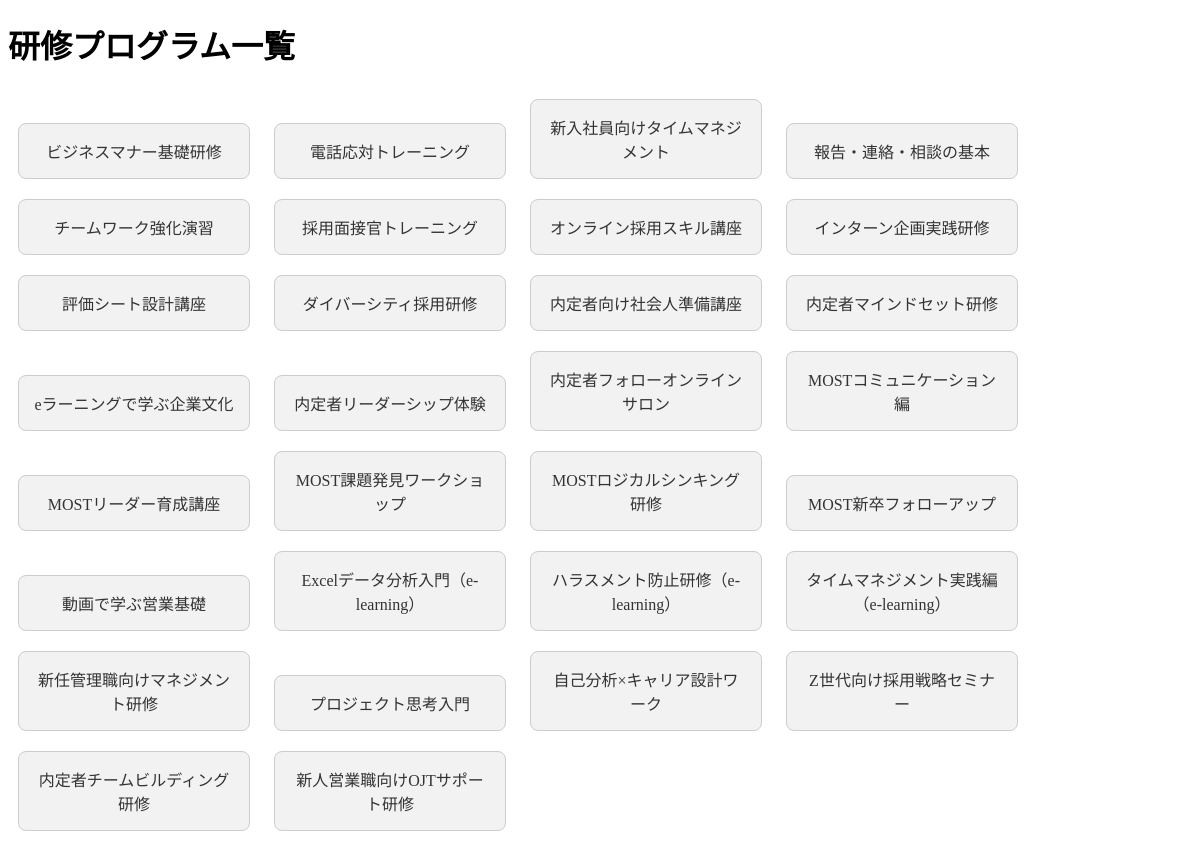
Page /reviews/programs/ on the committed database.
### reviews/views.py (the view)
# urls.py: path('programs/', views.program_list, name='program_list'),
def program_list(request):
    programs = TrainingProgramManager.get_all_programs()
    return render(request, 'program_list.html', {
        'training_programs': programs
    })

### reviews/models.py (called while the page is built)
def dictfetchall(cursor):
    columns = [col[0] for col in cursor.description]
    return [
        dict(zip(columns, row))
        for row in cursor.fetchall()
    ]

    @classmethod
    def get_all_programs(cls):
        with connection.cursor() as cursor:
            cursor.execute("""
                SELECT id, name, description
                FROM training_programs
                ORDER BY id
            """)
            return dictfetchall(cursor)

### reviews/templates/program_list.html (shortened to what this page needs)
{% load static %}
<!DOCTYPE html>
<html>
<head>
</head>
<body>
    <h1>研修プログラム一覧</h1>
    {% for program in training_programs %}
        <a href="{% url 'program_detail' program.id %}" class="program-card">
            {{ program.name }}
        </a>
    {% endfor %}
</body>
</html>

### reviews/templates/program_list.html (style rules this page uses)
.program-card { display: inline-block; width: 200px; margin: 10px; padding: 15px; background-color: #f2f2f2; border: 1px solid #ccc; text-align: center; border-radius: 8px; text-decoration: none; color: #333; transition: background-color 0.2s; }

### rows in the picture
training_programs: name "ビジネスマナー基礎研修"
training_programs: name "電話応対トレーニング"
training_programs: name "新入社員向けタイムマネジメント"
training_programs: name "報告・連絡・相談の基本"
training_programs: name "チームワーク強化演習"
training_programs: name "採用面接官トレーニング"
training_programs: name "オンライン採用スキル講座"
training_programs: name "インターン企画実践研修"
training_programs: name "評価シート設計講座"
training_programs: name "ダイバーシティ採用研修"
training_programs: name "内定者向け社会人準備講座"
training_programs: name "内定者マインドセット研修"
training_programs: name "eラーニングで学ぶ企業文化"
training_programs: name "内定者リーダーシップ体験"
training_programs: name "内定者フォローオンラインサロン"
training_programs: name "MOSTコミュニケーション編"
training_programs: name "MOSTリーダー育成講座"
training_programs: name "MOST課題発見ワークショップ"
training_programs: name "MOSTロジカルシンキング研修"
training_programs: name "MOST新卒フォローアップ"
training_programs: name "動画で学ぶ営業基礎"
training_programs: name "Excelデータ分析入門（e-learning）"
training_programs: name "ハラスメント防止研修（e-learning）"
training_programs: name "タイムマネジメント実践編（e-learning）"
training_programs: name "新任管理職向けマネジメント研修"
training_programs: name "プロジェクト思考入門"
training_programs: name "自己分析×キャリア設計ワーク"
training_programs: name "Z世代向け採用戦略セミナー"
training_programs: name "内定者チームビルディング研修"
training_programs: name "新人営業職向けOJTサポート研修"
